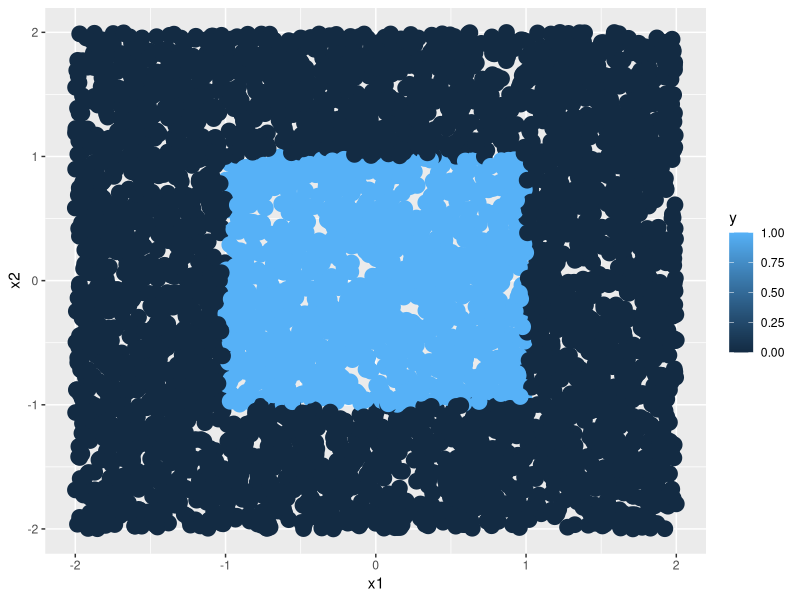

Write R code to recreate this figure. (Note: this script raises an error after producing the figure.)
library(tidyverse)

# Setear directorio
setwd(dirname(rstudioapi::getActiveDocumentContext()$path))

# Determinar si un punto pertenece o no al cuadrado
es_cuadrado <- function(x1, x2) {
  if ((x1 >= -1 & x1 <= 1) & (x2 >= -1 & x2 <= 1)) return(1.0) # cuadrado
  return(0.0) # exterior
}

# Crear dataset
set.seed(505)
n <- 5000
cuadrado <- data.frame(
  x1 = runif(n, min = -2, max = 2),
  x2 = runif(n, min = -2, max = 2)
)
cuadrado$y <- as.numeric(map2(cuadrado$x1, cuadrado$x2, es_cuadrado))

# Visualizar dataset
cuadrado %>% ggplot(aes(x = x1, y = x2, color = y)) + geom_point(size = 5)

# Guardar dataset
cuadrado %>% write.csv("../1b_datasets/cuadrado.csv", row.names = FALSE)
